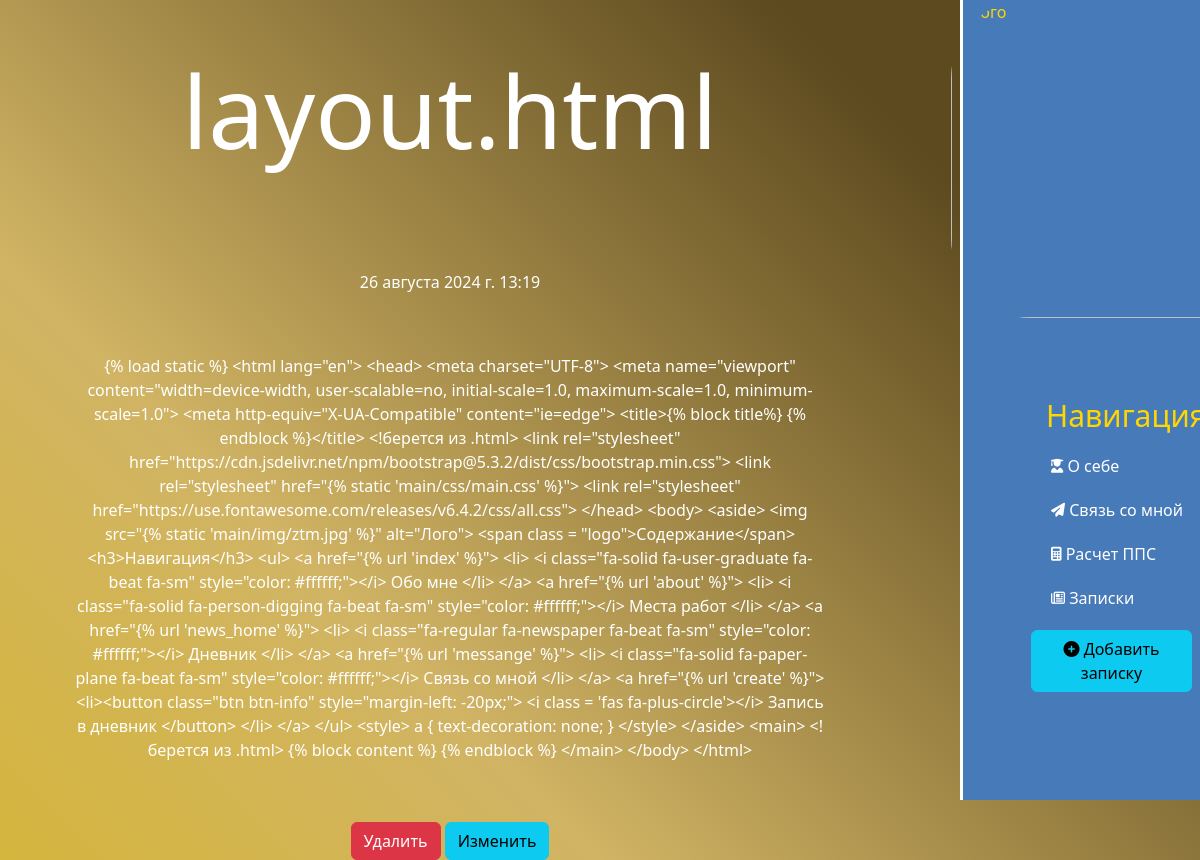
Page /news/4 on the committed database.
### news/models.py (models this page shows, shortened)
class Articles(models.Model):
    title = models.CharField('Название', max_length=50)
    anons = models.CharField("Анонс", max_length=250)
    full_text = models.TextField('Статья')
    date = models.DateTimeField('Дата публикации')
    class Meta:
        verbose_name = 'Новость'
        verbose_name_plural = 'Новости'

### news/views.py (the view)
# urls.py: path('<int:pk>', views.NewsDetailView.as_view(), name = 'news-detail'),
class NewsDetailView(DetailView):
    model = Articles
    template_name = 'news/details_view.html'
    context_object_name = 'article'

### news/templates/news/details_view.html (shortened to what this page needs)
{% extends 'main/layout.html' %}
{% block content %}
    <div class="features">
        <h1>{{ article.title }}</h1>
        <p>{{ article.date }}</p>
        <p>{{ article.full_text }}</p>
        <a href = "{% url 'news-delete' article.id %}" class = 'btn btn-danger' style= 'position: relative; right: 0px; bottom: 0px;'>Удалить</a>
        <a href = "{% url 'news-update' article.id %}" class = 'btn btn-info' style= 'position: relative; left: 0px; bottom: 0px;'>Изменить</a>
    </div>
{% endblock %}

### main/static/main/css/main.css (style rules this page uses)
body { background: linear-gradient(45deg, #D7B622, #d1b464, #5d4a1f, #5d4a1f); background-size: 150% 150%; animation: gradient 9s ease infinite; }
main .features { float: left; color: #fff; margin-top: 50px; text-align: center; width: 75%; }
main .features h1 { font-size: 100px; margin-bottom: 100px; }
main .features p { max-width: 750px; margin: 60px auto; }

### main/templates/main/layout.html (style rules this page uses)
a { text-decoration: none; color: white; }

### rows in the picture
Articles: title "layout.html", date "26 августа 2024 г. 13:19", full_text "{% load static %} <html lang=\"en\"> <head> <meta charset=\"UTF-8\"> <meta name=\"viewport\" content=\"width=device-width, user-scalable=no, initial-scale=1.0, maximum-scale=1.0, minimum-scale=1.0\"> <meta http-equiv=\"X-UA-Compatible\" content=\"ie=edge\"> <title>{% block title%} {% endblock %}</title> <!берется из .html> <link rel=\"stylesheet\" href=\"https://cdn.jsdelivr.net/npm/bootstrap@5.3.2/dist/css/bootstrap.min.css\"> <link rel=\"stylesheet\" href=\"{% static 'main/css/main.css' %}\"> <link rel=\"stylesheet\" href=\"https://use.fontawesome.com/releases/v6.4.2/css/all.css\"> </head> <body> <aside> <img src=\"{% static 'main/img/ztm.jpg' %}\" alt=\"Лого\"> <span class = \"logo\">Содержание</span>…"
